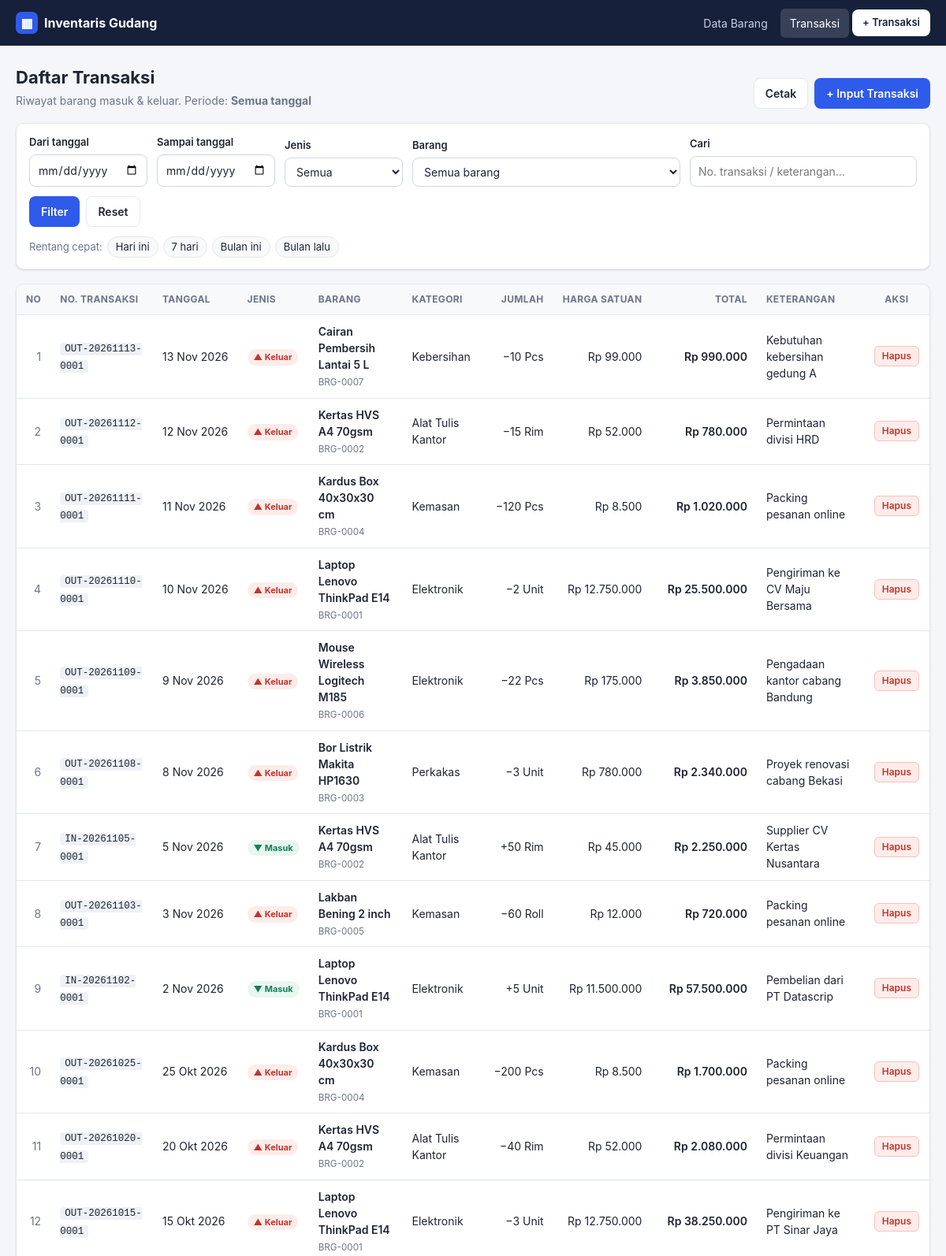
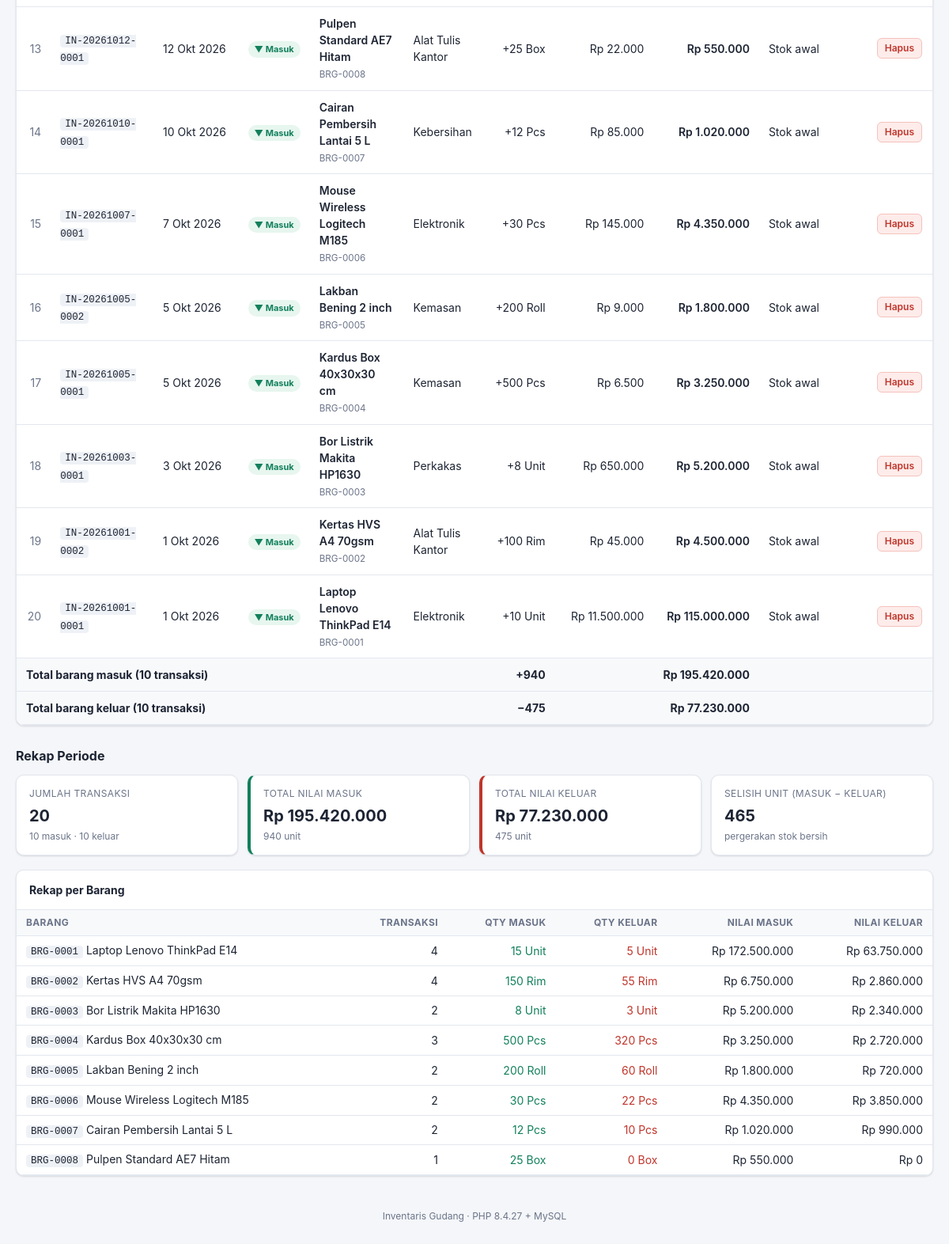
Page /transaksi.php on the committed database (2 pictures, top to bottom).
### tables this page shows
CREATE TABLE transaksi (
  id_transaksi  INT UNSIGNED            NOT NULL AUTO_INCREMENT,
  no_transaksi  VARCHAR(25)             NOT NULL COMMENT 'format IN/OUT-YYYYMMDD-NNNN',
  id_barang     INT UNSIGNED            NOT NULL,
  jenis         ENUM('masuk','keluar')  NOT NULL,
  tanggal       DATE                    NOT NULL,
  jumlah        INT UNSIGNED            NOT NULL,
  harga_satuan  DECIMAL(15,2)           NOT NULL,
  keterangan    VARCHAR(255)            NOT NULL COMMENT 'supplier / tujuan / catatan',
  created_at    TIMESTAMP               NOT NULL DEFAULT CURRENT_TIMESTAMP,
  PRIMARY KEY (id_transaksi),
  UNIQUE KEY uk_transaksi_no (no_transaksi),
  KEY idx_transaksi_barang_tanggal (id_barang, tanggal),
  KEY idx_transaksi_tanggal (tanggal),
  CONSTRAINT fk_transaksi_barang FOREIGN KEY (id_barang)
    REFERENCES barang (id_barang) ON UPDATE CASCADE ON DELETE RESTRICT
);

CREATE TABLE barang (
  id_barang      INT UNSIGNED   NOT NULL AUTO_INCREMENT,
  kode_barang    VARCHAR(20)    NOT NULL,
  nama_barang    VARCHAR(100)   NOT NULL,
  id_kategori    INT UNSIGNED   NOT NULL,
  id_satuan      INT UNSIGNED   NOT NULL,
  stok           INT UNSIGNED   NOT NULL DEFAULT 0,
  stok_minimum   INT UNSIGNED   NOT NULL DEFAULT 0,
  harga_beli     DECIMAL(15,2)  NOT NULL DEFAULT 0.00,
  harga_jual     DECIMAL(15,2)  NOT NULL DEFAULT 0.00,
  lokasi_rak     VARCHAR(20)    NOT NULL,
  tanggal_masuk  DATE           NOT NULL COMMENT 'tanggal barang pertama kali didaftarkan',
  created_at     TIMESTAMP      NOT NULL DEFAULT CURRENT_TIMESTAMP,
  updated_at     TIMESTAMP      NOT NULL DEFAULT CURRENT_TIMESTAMP ON UPDATE CURRENT_TIMESTAMP,
  PRIMARY KEY (id_barang),
  UNIQUE KEY uk_barang_kode (kode_barang),
  UNIQUE KEY uk_barang_nama (nama_barang),
  KEY idx_barang_kategori (id_kategori),
  KEY idx_barang_satuan (id_satuan),
  CONSTRAINT fk_barang_kategori FOREIGN KEY (id_kategori)
    REFERENCES kategori (id_kategori) ON UPDATE CASCADE ON DELETE RESTRICT,
  CONSTRAINT fk_barang_satuan FOREIGN KEY (id_satuan)
    REFERENCES satuan (id_satuan) ON UPDATE CASCADE ON DELETE RESTRICT
);

CREATE TABLE kategori (
  id_kategori    INT UNSIGNED  NOT NULL AUTO_INCREMENT,
  kode_kategori  VARCHAR(10)   NOT NULL,
  nama_kategori  VARCHAR(50)   NOT NULL,
  keterangan     VARCHAR(255)  NULL,
  created_at     TIMESTAMP     NOT NULL DEFAULT CURRENT_TIMESTAMP,
  PRIMARY KEY (id_kategori),
  UNIQUE KEY uk_kategori_kode (kode_kategori),
  UNIQUE KEY uk_kategori_nama (nama_kategori)
);

CREATE TABLE satuan (
  id_satuan    INT UNSIGNED NOT NULL AUTO_INCREMENT,
  kode_satuan  VARCHAR(10)  NOT NULL,
  nama_satuan  VARCHAR(30)  NOT NULL,
  PRIMARY KEY (id_satuan),
  UNIQUE KEY uk_satuan_kode (kode_satuan),
  UNIQUE KEY uk_satuan_nama (nama_satuan)
);

### src/inc/functions.php (called while the page is built, shortened)
<?php
require_once __DIR__ . '/../koneksi.php';
function e($s)
{
    return htmlspecialchars((string) $s, ENT_QUOTES, 'UTF-8');
}
function get($key, $default = '')
{
    return (isset($_GET[$key]) && is_string($_GET[$key])) ? trim($_GET[$key]) : $default;
}
function is_valid_date($s)
{
    if (!preg_match('/^(\d{4})-(\d{2})-(\d{2})$/', $s, $m)) {
        return false;
    }
    return checkdate((int) $m[2], (int) $m[3], (int) $m[1]);
}
function rupiah($n)
{
    return 'Rp ' . number_format((float) $n, 0, ',', '.');
}
function angka($n)
{
    return number_format((float) $n, 0, ',', '.');
}
function tgl_indo($tgl)
{
    $bulan = array(1 => 'Jan', 'Feb', 'Mar', 'Apr', 'Mei', 'Jun', 'Jul', 'Agu', 'Sep', 'Okt', 'Nov', 'Des');
    list($y, $m, $d) = explode('-', $tgl);
    return (int) $d . ' ' . $bulan[(int) $m] . ' ' . $y;
}

### src/koneksi.php (called while the page is built, shortened)
<?php
$db_host = getenv('DB_HOST') ?: 'localhost';
$db_user = getenv('DB_USER') ?: 'root';
$db_pass = getenv('DB_PASS') ?: '';
$koneksi = @mysql_connect($db_host, $db_user, $db_pass);
function db_query($sql)
{
    global $koneksi;
    $hasil = mysql_query($sql, $koneksi);
    return $hasil;
}
function fetch_all($sql)
{
    $hasil = db_query($sql);
    $rows = array();
    while ($row = mysql_fetch_array($hasil, MYSQL_ASSOC)) {
        $rows[] = $row;
    }
    return $rows;
}
function fetch_one($sql)
{
    $hasil = db_query($sql);
    $row = mysql_fetch_array($hasil, MYSQL_ASSOC);
    return $row ? $row : null;
}

### src/transaksi.php (the view, shortened to what this page needs)
<?php
require __DIR__ . '/inc/functions.php';
$dari     = get('dari');
$sampai   = get('sampai');
$f_jenis  = get('jenis');
$f_barang = get('id_barang');
$q        = get('q');
$where = array('1=1');
if (in_array($f_jenis, array('masuk', 'keluar'), true)) {
    $where[] = "t.jenis = '" . esc($f_jenis) . "'";
} else {
    $f_jenis = '';
}
if ($f_barang !== '' && ctype_digit($f_barang)) {
    $where[] = 't.id_barang = ' . (int) $f_barang;
} else {
    $f_barang = '';
}
$where_sql = implode(' AND ', $where);
$from_sql = "
    FROM transaksi t
    INNER JOIN barang   b ON b.id_barang   = t.id_barang
    INNER JOIN satuan   s ON s.id_satuan   = b.id_satuan
    INNER JOIN kategori k ON k.id_kategori = b.id_kategori
    WHERE $where_sql
";
$rows = fetch_all("
    SELECT t.id_transaksi, t.no_transaksi, t.jenis, t.tanggal, t.jumlah, t.harga_satuan, t.keterangan,
           (t.jumlah * t.harga_satuan) AS total,
           b.kode_barang, b.nama_barang, s.nama_satuan, k.nama_kategori
    $from_sql
    ORDER BY t.tanggal DESC, t.id_transaksi DESC
");
$rekap = fetch_one("
    SELECT COUNT(*) AS jml,
           COALESCE(SUM(t.jenis = 'masuk'), 0)  AS jml_masuk,
           COALESCE(SUM(t.jenis = 'keluar'), 0) AS jml_keluar,
           COALESCE(SUM(IF(t.jenis = 'masuk',  t.jumlah, 0)), 0) AS qty_masuk,
           COALESCE(SUM(IF(t.jenis = 'keluar', t.jumlah, 0)), 0) AS qty_keluar,
           COALESCE(SUM(IF(t.jenis = 'masuk',  t.jumlah * t.harga_satuan, 0)), 0) AS nilai_masuk,
           COALESCE(SUM(IF(t.jenis = 'keluar', t.jumlah * t.harga_satuan, 0)), 0) AS nilai_keluar
    $from_sql
");
$rekap_barang = fetch_all("
    SELECT b.kode_barang, b.nama_barang, s.nama_satuan,
           COUNT(*) AS jml,
           SUM(IF(t.jenis = 'masuk',  t.jumlah, 0)) AS qty_masuk,
           SUM(IF(t.jenis = 'keluar', t.jumlah, 0)) AS qty_keluar,
           SUM(IF(t.jenis = 'masuk',  t.jumlah * t.harga_satuan, 0)) AS nilai_masuk,
           SUM(IF(t.jenis = 'keluar', t.jumlah * t.harga_satuan, 0)) AS nilai_keluar
    $from_sql
    GROUP BY b.id_barang, b.kode_barang, b.nama_barang, s.nama_satuan
    ORDER BY b.kode_barang
");
$barang_opsi = fetch_all('SELECT id_barang, kode_barang, nama_barang FROM barang ORDER BY kode_barang');
$today = date('Y-m-d');
$quick = array(
    'Hari ini'   => array($today, $today),
    '7 hari'     => array(date('Y-m-d', strtotime('-6 days')), $today),
    'Bulan ini'  => array(date('Y-m-01'), $today),
    'Bulan lalu' => array(date('Y-m-01', strtotime('first day of last month')), date('Y-m-t', strtotime('last day of last month'))),
);
$periode = ($dari === '' && $sampai === '') ? 'Semua tanggal'
    : (($dari !== '' ? tgl_indo($dari) : 'awal') . ' s/d ' . ($sampai !== '' ? tgl_indo($sampai) : 'sekarang'));
include __DIR__ . '/inc/header.php';
?>
<div class="page-head">
    <div>
        <h1>Daftar Transaksi</h1>
        <p class="muted">Riwayat barang masuk &amp; keluar. Periode: <strong><?= e($periode) ?></strong></p>
    </div>
    <div class="head-actions no-print">
        <button type="button" class="btn btn-ghost" onclick="window.print()">Cetak</button>
        <a href="transaksi_tambah.php" class="btn btn-primary">+ Input Transaksi</a>
    </div>
</div>
<form class="filters card no-print" method="get" action="transaksi.php">
    <div class="form-group">
        <label for="dari">Dari tanggal</label>
        <input type="date" id="dari" name="dari" value="<?= e($dari) ?>">
    </div>
    <div class="form-group">
        <label for="sampai">Sampai tanggal</label>
        <input type="date" id="sampai" name="sampai" value="<?= e($sampai) ?>">
    </div>
    <div class="form-group">
        <label for="jenis">Jenis</label>
        <select id="jenis" name="jenis">
            <option value="">Semua</option>
        </select>
    </div>
    <div class="form-group">
        <label for="id_barang">Barang</label>
        <select id="id_barang" name="id_barang">
            <option value="">Semua barang</option>
        </select>
    </div>
    <div class="form-group grow">
        <label for="q">Cari</label>
        <input type="search" id="q" name="q" value="<?= e($q) ?>" placeholder="No. transaksi / keterangan…">
    </div>
    <div class="form-actions">
        <button type="submit" class="btn btn-primary">Filter</button>
        <a href="transaksi.php" class="btn btn-ghost">Reset</a>
    </div>
    <div class="quick-range">
        <span class="muted">Rentang cepat:</span>
        <?php foreach ($quick as $label => $r): ?>
            <a class="chip<?= ($dari === $r[0] && $sampai === $r[1]) ? ' active' : '' ?>"
               href="transaksi.php?<?= e(http_build_query(array_filter(array('dari' => $r[0], 'sampai' => $r[1], 'jenis' => $f_jenis, 'id_barang' => $f_barang, 'q' => $q), 'strlen'))) ?>"><?= e($label) ?></a>
        <?php endforeach; ?>
    </div>
</form>
<div class="card table-card">
    <div class="table-wrap">
        <table class="table">
            <thead>
            <tr>
                <th class="num">No</th>
                <th>No. Transaksi</th>
                <th>Tanggal</th>
                <th>Jenis</th>
                <th>Barang</th>
                <th>Kategori</th>
                <th class="num">Jumlah</th>
                <th class="num">Harga Satuan</th>
                <th class="num">Total</th>
                <th>Keterangan</th>
                <th class="center no-print">Aksi</th>
            </tr>
            </thead>
            <tbody>
            <?php foreach ($rows as $i => $r): ?>
                <tr>
                    <td class="num muted"><?= $i + 1 ?></td>
                    <td><code><?= e($r['no_transaksi']) ?></code></td>
                    <td class="nowrap"><?= tgl_indo($r['tanggal']) ?></td>
                    <td><span class="badge badge-<?= $r['jenis'] === 'masuk' ? 'in' : 'out' ?>"><?= $r['jenis'] === 'masuk' ? '▼ Masuk' : '▲ Keluar' ?></span></td>
                    <td><span class="strong"><?= e($r['nama_barang']) ?></span><br><small class="muted"><?= e($r['kode_barang']) ?></small></td>
                    <td><?= e($r['nama_kategori']) ?></td>
                    <td class="num nowrap"><?= ($r['jenis'] === 'masuk' ? '+' : '−') . angka($r['jumlah']) ?> <?= e($r['nama_satuan']) ?></td>
                    <td class="num"><?= rupiah($r['harga_satuan']) ?></td>
                    <td class="num strong"><?= rupiah($r['total']) ?></td>
                    <td><?= e($r['keterangan']) ?></td>
                    <td class="actions no-print">
                        <form method="post" action="transaksi_hapus.php" class="inline"
                              onsubmit="return confirm(<?= e(json_encode('Hapus transaksi ' . $r['no_transaksi'] . '?' . "\n" . 'Stok barang akan dikembalikan (' . ($r['jenis'] === 'masuk' ? 'dikurangi' : 'ditambah') . ' ' . $r['jumlah'] . ').')) ?>);">
                            <button type="submit" class="btn btn-xs btn-danger">Hapus</button>
                        </form>
                    </td>
                </tr>
            <?php endforeach; ?>
            </tbody>
            <?php if ($rows): ?>
            <tfoot>
            <tr>
                <td colspan="6" class="right">Total barang masuk (<?= angka($rekap['jml_masuk']) ?> transaksi)</td>
                <td class="num">+<?= angka($rekap['qty_masuk']) ?></td>
                <td></td>
                <td class="num"><?= rupiah($rekap['nilai_masuk']) ?></td>
                <td colspan="2" class="no-print-cell"></td>
            </tr>
            <tr>
                <td colspan="6" class="right">Total barang keluar (<?= angka($rekap['jml_keluar']) ?> transaksi)</td>
                <td class="num">−<?= angka($rekap['qty_keluar']) ?></td>
                <td></td>
                <td class="num"><?= rupiah($rekap['nilai_keluar']) ?></td>
                <td colspan="2"></td>
            </tr>
            </tfoot>
            <?php endif; ?>
        </table>
    </div>
</div>
<h2 class="section-title">Rekap Periode</h2>
<div class="stats">
    <div class="stat"><span class="stat-label">Jumlah Transaksi</span><span class="stat-value"><?= angka($rekap['jml']) ?></span>
        <span class="stat-sub"><?= angka($rekap['jml_masuk']) ?> masuk · <?= angka($rekap['jml_keluar']) ?> keluar</span></div>
    <div class="stat stat-in"><span class="stat-label">Total Nilai Masuk</span><span class="stat-value"><?= rupiah($rekap['nilai_masuk']) ?></span>
        <span class="stat-sub"><?= angka($rekap['qty_masuk']) ?> unit</span></div>
    <div class="stat stat-out"><span class="stat-label">Total Nilai Keluar</span><span class="stat-value"><?= rupiah($rekap['nilai_keluar']) ?></span>
        <span class="stat-sub"><?= angka($rekap['qty_keluar']) ?> unit</span></div>
    <div class="stat"><span class="stat-label">Selisih Unit (Masuk − Keluar)</span><span class="stat-value"><?= angka($rekap['qty_masuk'] - $rekap['qty_keluar']) ?></span>
        <span class="stat-sub">pergerakan stok bersih</span></div>
</div>
<?php if ($rekap_barang): ?>
<div class="card table-card">
    <div class="card-title">Rekap per Barang</div>
    <div class="table-wrap">
        <table class="table table-compact">
            <thead>
            <tr>
                <th>Barang</th>
                <th class="num">Transaksi</th>
                <th class="num">Qty Masuk</th>
                <th class="num">Qty Keluar</th>
                <th class="num">Nilai Masuk</th>
                <th class="num">Nilai Keluar</th>
            </tr>
            </thead>
            <tbody>
            <?php foreach ($rekap_barang as $rb): ?>
                <tr>
                    <td><code><?= e($rb['kode_barang']) ?></code> <?= e($rb['nama_barang']) ?></td>
                    <td class="num"><?= angka($rb['jml']) ?></td>
                    <td class="num text-in"><?= angka($rb['qty_masuk']) ?> <?= e($rb['nama_satuan']) ?></td>
                    <td class="num text-out"><?= angka($rb['qty_keluar']) ?> <?= e($rb['nama_satuan']) ?></td>
                    <td class="num"><?= rupiah($rb['nilai_masuk']) ?></td>
                    <td class="num"><?= rupiah($rb['nilai_keluar']) ?></td>
                </tr>
            <?php endforeach; ?>
            </tbody>
        </table>
    </div>
</div>
<?php endif; ?>
<?php include __DIR__ . '/inc/footer.php'; ?>

### rows in the picture
transaksi: no_transaksi "OUT-20261113-0001", tanggal "13 Nov 2026", jenis "▲ Keluar", id_barang.nama_barang "Cairan Pembersih Lantai 5 L", id_barang.kode_barang "BRG-0007", kategori.nama_kategori "Kebersihan", jumlah "10", satuan.nama_satuan "Pcs", harga_satuan "Rp 99.000", total "Rp 990.000", keterangan "Kebutuhan kebersihan gedung A"
transaksi: no_transaksi "OUT-20261112-0001", tanggal "12 Nov 2026", jenis "▲ Keluar", id_barang.nama_barang "Kertas HVS A4 70gsm", id_barang.kode_barang "BRG-0002", kategori.nama_kategori "Alat Tulis Kantor", jumlah "15", satuan.nama_satuan "Rim", harga_satuan "Rp 52.000", total "Rp 780.000", keterangan "Permintaan divisi HRD"
transaksi: no_transaksi "OUT-20261111-0001", tanggal "11 Nov 2026", jenis "▲ Keluar", id_barang.nama_barang "Kardus Box 40x30x30 cm", id_barang.kode_barang "BRG-0004", kategori.nama_kategori "Kemasan", jumlah "120", satuan.nama_satuan "Pcs", harga_satuan "Rp 8.500", total "Rp 1.020.000", keterangan "Packing pesanan online"
transaksi: no_transaksi "OUT-20261110-0001", tanggal "10 Nov 2026", jenis "▲ Keluar", id_barang.nama_barang "Laptop Lenovo ThinkPad E14", id_barang.kode_barang "BRG-0001", kategori.nama_kategori "Elektronik", jumlah "2", satuan.nama_satuan "Unit", harga_satuan "Rp 12.750.000", total "Rp 25.500.000", keterangan "Pengiriman ke CV Maju Bersama"
transaksi: no_transaksi "OUT-20261109-0001", tanggal "9 Nov 2026", jenis "▲ Keluar", id_barang.nama_barang "Mouse Wireless Logitech M185", id_barang.kode_barang "BRG-0006", kategori.nama_kategori "Elektronik", jumlah "22", satuan.nama_satuan "Pcs", harga_satuan "Rp 175.000", total "Rp 3.850.000", keterangan "Pengadaan kantor cabang Bandung"
transaksi: no_transaksi "OUT-20261108-0001", tanggal "8 Nov 2026", jenis "▲ Keluar", id_barang.nama_barang "Bor Listrik Makita HP1630", id_barang.kode_barang "BRG-0003", kategori.nama_kategori "Perkakas", jumlah "3", satuan.nama_satuan "Unit", harga_satuan "Rp 780.000", total "Rp 2.340.000", keterangan "Proyek renovasi cabang Bekasi"
transaksi: no_transaksi "IN-20261105-0001", tanggal "5 Nov 2026", jenis "▼ Masuk", id_barang.nama_barang "Kertas HVS A4 70gsm", id_barang.kode_barang "BRG-0002", kategori.nama_kategori "Alat Tulis Kantor", jumlah "50", satuan.nama_satuan "Rim", harga_satuan "Rp 45.000", total "Rp 2.250.000", keterangan "Supplier CV Kertas Nusantara"
transaksi: no_transaksi "OUT-20261103-0001", tanggal "3 Nov 2026", jenis "▲ Keluar", id_barang.nama_barang "Lakban Bening 2 inch", id_barang.kode_barang "BRG-0005", kategori.nama_kategori "Kemasan", jumlah "60", satuan.nama_satuan "Roll", harga_satuan "Rp 12.000", total "Rp 720.000", keterangan "Packing pesanan online"
transaksi: no_transaksi "IN-20261102-0001", tanggal "2 Nov 2026", jenis "▼ Masuk", id_barang.nama_barang "Laptop Lenovo ThinkPad E14", id_barang.kode_barang "BRG-0001", kategori.nama_kategori "Elektronik", jumlah "5", satuan.nama_satuan "Unit", harga_satuan "Rp 11.500.000", total "Rp 57.500.000", keterangan "Pembelian dari PT Datascrip"
transaksi: no_transaksi "OUT-20261025-0001", tanggal "25 Okt 2026", jenis "▲ Keluar", id_barang.nama_barang "Kardus Box 40x30x30 cm", id_barang.kode_barang "BRG-0004", kategori.nama_kategori "Kemasan", jumlah "200", satuan.nama_satuan "Pcs", harga_satuan "Rp 8.500", total "Rp 1.700.000", keterangan "Packing pesanan online"
transaksi: no_transaksi "OUT-20261020-0001", tanggal "20 Okt 2026", jenis "▲ Keluar", id_barang.nama_barang "Kertas HVS A4 70gsm", id_barang.kode_barang "BRG-0002", kategori.nama_kategori "Alat Tulis Kantor", jumlah "40", satuan.nama_satuan "Rim", harga_satuan "Rp 52.000", total "Rp 2.080.000", keterangan "Permintaan divisi Keuangan"
transaksi: no_transaksi "OUT-20261015-0001", tanggal "15 Okt 2026", jenis "▲ Keluar", id_barang.nama_barang "Laptop Lenovo ThinkPad E14", id_barang.kode_barang "BRG-0001", kategori.nama_kategori "Elektronik", jumlah "3", satuan.nama_satuan "Unit", harga_satuan "Rp 12.750.000", total "Rp 38.250.000", keterangan "Pengiriman ke PT Sinar Jaya"
transaksi: no_transaksi "IN-20261012-0001", tanggal "12 Okt 2026", jenis "▼ Masuk", id_barang.nama_barang "Pulpen Standard AE7 Hitam", id_barang.kode_barang "BRG-0008", kategori.nama_kategori "Alat Tulis Kantor", jumlah "25", satuan.nama_satuan "Box", harga_satuan "Rp 22.000", total "Rp 550.000", keterangan "Stok awal"
transaksi: no_transaksi "IN-20261010-0001", tanggal "10 Okt 2026", jenis "▼ Masuk", id_barang.nama_barang "Cairan Pembersih Lantai 5 L", id_barang.kode_barang "BRG-0007", kategori.nama_kategori "Kebersihan", jumlah "12", satuan.nama_satuan "Pcs", harga_satuan "Rp 85.000", total "Rp 1.020.000", keterangan "Stok awal"
transaksi: no_transaksi "IN-20261007-0001", tanggal "7 Okt 2026", jenis "▼ Masuk", id_barang.nama_barang "Mouse Wireless Logitech M185", id_barang.kode_barang "BRG-0006", kategori.nama_kategori "Elektronik", jumlah "30", satuan.nama_satuan "Pcs", harga_satuan "Rp 145.000", total "Rp 4.350.000", keterangan "Stok awal"
transaksi: no_transaksi "IN-20261005-0002", tanggal "5 Okt 2026", jenis "▼ Masuk", id_barang.nama_barang "Lakban Bening 2 inch", id_barang.kode_barang "BRG-0005", kategori.nama_kategori "Kemasan", jumlah "200", satuan.nama_satuan "Roll", harga_satuan "Rp 9.000", total "Rp 1.800.000", keterangan "Stok awal"
transaksi: no_transaksi "IN-20261005-0001", tanggal "5 Okt 2026", jenis "▼ Masuk", id_barang.nama_barang "Kardus Box 40x30x30 cm", id_barang.kode_barang "BRG-0004", kategori.nama_kategori "Kemasan", jumlah "500", satuan.nama_satuan "Pcs", harga_satuan "Rp 6.500", total "Rp 3.250.000", keterangan "Stok awal"
transaksi: no_transaksi "IN-20261003-0001", tanggal "3 Okt 2026", jenis "▼ Masuk", id_barang.nama_barang "Bor Listrik Makita HP1630", id_barang.kode_barang "BRG-0003", kategori.nama_kategori "Perkakas", jumlah "8", satuan.nama_satuan "Unit", harga_satuan "Rp 650.000", total "Rp 5.200.000", keterangan "Stok awal"
transaksi: no_transaksi "IN-20261001-0002", tanggal "1 Okt 2026", jenis "▼ Masuk", id_barang.nama_barang "Kertas HVS A4 70gsm", id_barang.kode_barang "BRG-0002", kategori.nama_kategori "Alat Tulis Kantor", jumlah "100", satuan.nama_satuan "Rim", harga_satuan "Rp 45.000", total "Rp 4.500.000", keterangan "Stok awal"
transaksi: no_transaksi "IN-20261001-0001", tanggal "1 Okt 2026", jenis "▼ Masuk", id_barang.nama_barang "Laptop Lenovo ThinkPad E14", id_barang.kode_barang "BRG-0001", kategori.nama_kategori "Elektronik", jumlah "10", satuan.nama_satuan "Unit", harga_satuan "Rp 11.500.000", total "Rp 115.000.000", keterangan "Stok awal"

### other values in the picture
$periode "Semua tanggal"
$label "Hari ini"
$label "7 hari"
$label "Bulan ini"
$label "Bulan lalu"
angka($rekap['jml_masuk']) "10"
angka($rekap['qty_masuk']) "940"
rupiah($rekap['nilai_masuk']) "Rp 195.420.000"
angka($rekap['jml_keluar']) "10"
angka($rekap['qty_keluar']) "475"
rupiah($rekap['nilai_keluar']) "Rp 77.230.000"
angka($rekap['jml']) "20"
angka($rekap['qty_masuk'] - $rekap['qty_keluar']) "465"
$rb['kode_barang'] "BRG-0001"
$rb['nama_barang'] "Laptop Lenovo ThinkPad E14"
